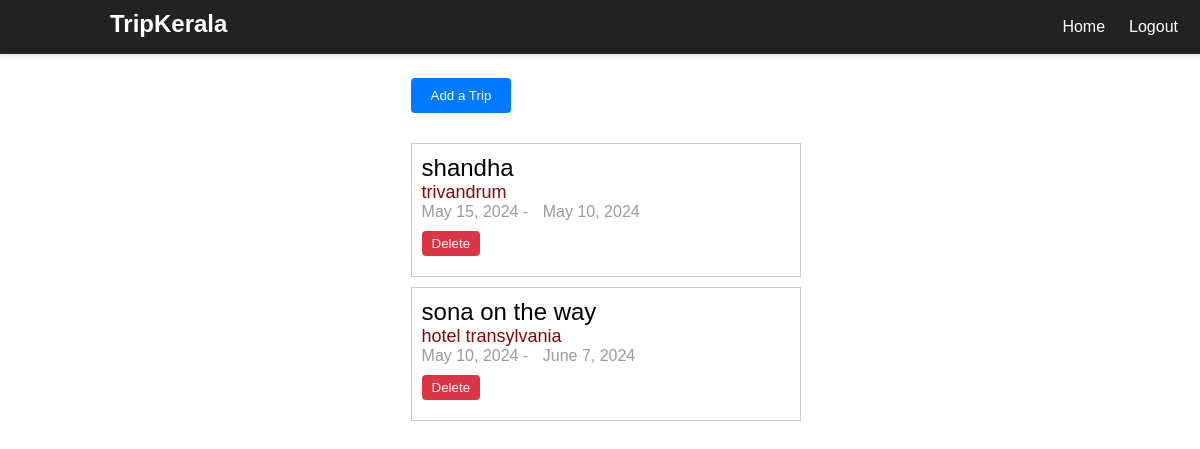
Page /user/bucket (signed in) on the committed database.
### tk/models.py (models this page shows, shortened)
class BucketListItem(models.Model):
    user = models.ForeignKey(User, on_delete=models.CASCADE)
    trip_name = models.CharField(max_length=100, blank=True)
    destination_city = models.CharField(max_length=100)
    start_date = models.DateField()
    end_date = models.DateField()

### tk/views.py (the view)
# urls.py: path('bucket', views.main_page, name='bucket'),  # URL for the main page
@login_required
def main_page(request):
    bucket_list = BucketListItem.objects.filter(user=request.user)
    return render(request, 'bucket/main_page.html', {'bucket_list': bucket_list})

### tk/templates/bucket/main_page.html (shortened to what this page needs)
{% load static%}
<!DOCTYPE html>
<html lang="en">
<head>
    <link rel="stylesheet" href="{% static 'bucket/main_page.css' %}">
</head>
<body>
    <nav class="navbar">
        <div class="navbar-left">
            <div style="font-family:Arial, Helvetica, sans-serif ; color: white; font-size: x-large; font-weight: bold; padding-left: 100px;">TripKerala</div>
        </div>
        <div class="navbar-right">
            <a href="{% url 'welcome' %}" class="nav-link" style="font-family:Arial, Helvetica, sans-serif;">Home</a>
            <a href="{% url 'signout' %}" class="nav-link" style="font-family:Arial, Helvetica, sans-serif;">Logout</a>
        </div>
    </nav>
    <div class="container" style="padding-left: 34%;">
        <h1>Bucket List</h1>
        <a href="{% url 'add_trip' %}"><button>Add a Trip</button></a>
        <div class="bucket-list">
            {% if bucket_list %}
                <ul>
                    {% for item in bucket_list %}
                        <li>
                            <div style="font-family: Arial, Helvetica, sans-serif; color: black; font-size: x-large;">{{ item.trip_name }}</div>
                            <div style="font-family: Arial, Helvetica, sans-serif; color: rgb(131, 8, 8); font-size: large;">{{ item.destination_city }}</div>
                            <span style="font-family: Arial, Helvetica, sans-serif; color: rgb(155, 154, 154); font-size: medium;">{{ item.start_date }} -</span>
                            <span style="font-family: Arial, Helvetica, sans-serif; color: rgb(155, 154, 154); font-size: medium;">{{ item.end_date }}</span>
                            <form action="{% url 'delete_trip' item.id %}" method="post">
                                <button type="submit" style="margin-top: 10px;">Delete</button>
                            </form>
                        </li>
                    {% endfor %}
                </ul>
            {% else %}
                <p>No trips added yet.</p>
            {% endif %}
        </div>
    </div>
</body>
</html>

### tk/static/bucket/main_page.css (style rules this page uses)
body { font-family: Arial, sans-serif; }
.navbar { background-color: #222; padding: 10px; position: fixed; top: 0; left: 0; right: 0; width: 100%; box-shadow: 0 2px 4px rgba(0, 0, 0, 0.1); z-index: 1; display: flex; justify-content: space-between; }
.nav-link { color: #fff; text-decoration: none; padding: 8px 12px; border-radius: 4px; transition: background-color 0.3s ease; }
.navbar-right { display: flex; align-items: center; margin-right: 20px; }
h1 { margin-top: 20px; }
button { padding: 10px 20px; background-color: #007bff; color: #fff; border: none; border-radius: 4px; cursor: pointer; margin-bottom: 10px; }
.bucket-list { margin-top: 20px; }
.bucket-list ul { list-style-type: none; padding: 0; }
.bucket-list li { margin-bottom: 10px; }
.bucket-list li span { margin-right: 10px; }
.bucket-list li button { background-color: #dc3545; color: white; border: none; padding: 5px 10px; border-radius: 4px; cursor: pointer; }

### tk/templates/bucket/main_page.html (style rules this page uses)
.bucket-list { list-style-type: none; padding: 0; width: 50%; }
.bucket-list li { border: 1px solid #ccc; margin-bottom: 10px; padding: 10px; }

### rows in the picture
BucketListItem: trip_name "shandha", destination_city "trivandrum", start_date "May 15, 2024", end_date "May 10, 2024"
BucketListItem: trip_name "sona on the way", destination_city "hotel transylvania", start_date "May 10, 2024", end_date "June 7, 2024"
